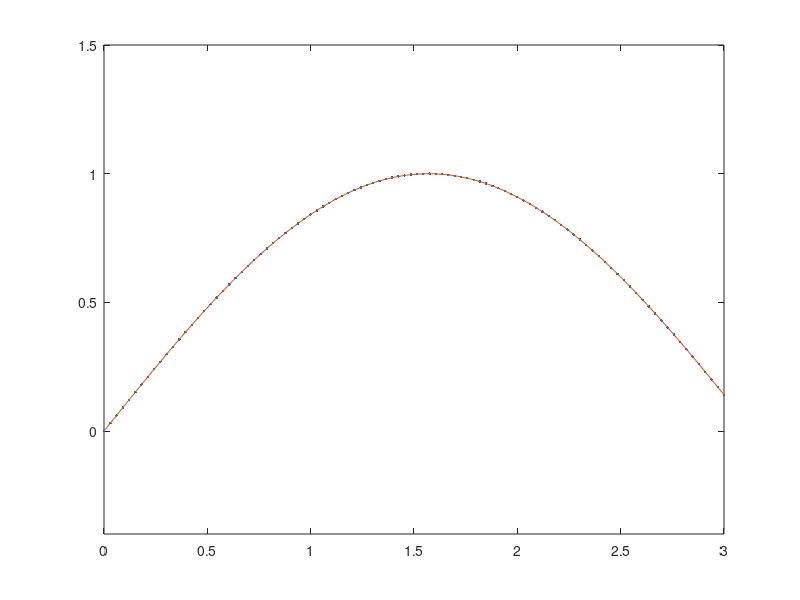

Source code (MATLAB): (Note: this script raises an error after producing the figure.)
clear

x = linspace(0,3,100);
y = sin(x);

F = figure;
A = axes(F);
P = plot(A,x,y,'.');

ylim([-0.4 1.5])

hold on
P_c = plot(A,x,y);

while isvalid(F)
   pause(0.01);
   P.YData = P.YData + 0.01*randn(1,length(P.YData));
   drawnow
end